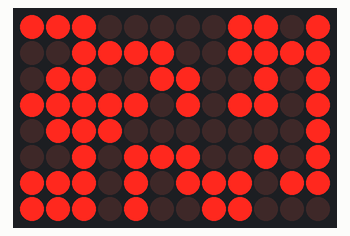
The sketch below on a simulated Arduino Uno R4 WiFi. Parts: 12×8 LED matrix. Random numbers use the default seed unless the sketch sets one.

Above: at 0.1 s.
At 4.1 s:
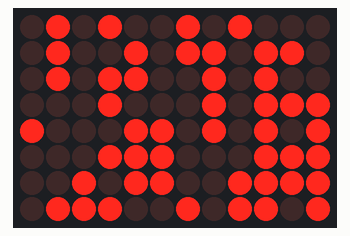
At 9.1 s:
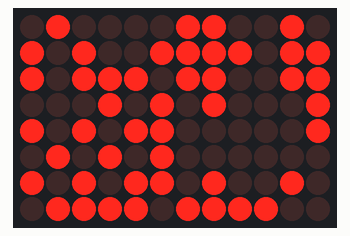
At 19.1 s:
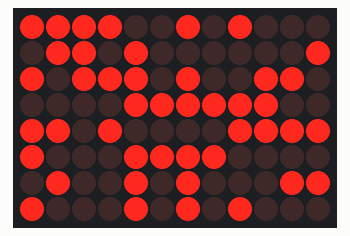
At 29.1 s:
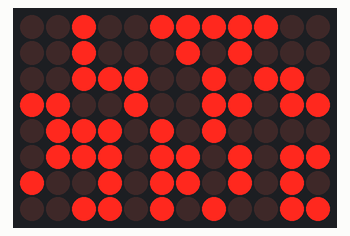
At 39.1 s:
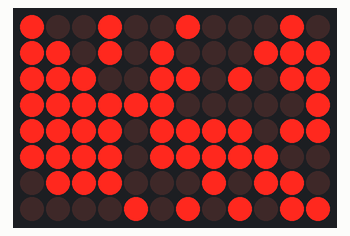

Measured:
- what the display in image 1 shows lasts 1.0 s, from 4.0 s to 5.0 s

The sketch:

uno_led.ino
```cpp
#include "Arduino_LED_Matrix.h"

ArduinoLEDMatrix matrix;

void setup() {
  Serial.begin(115200);
  matrix.begin();
}

void loop() {
  // put your main code here, to run repeatedly:
  byte frame[8][12] = {
    { 0, 0, 1, 1, 0, 0, 0, 1, 1, 0, 0, 0 },
    { 0, 1, 0, 0, 1, 0, 1, 0, 0, 1, 0, 0 },
    { 0, 1, 0, 0, 0, 1, 0, 0, 0, 1, 0, 0 },
    { 0, 0, 1, 0, 0, 0, 0, 0, 1, 0, 0, 0 },
    { 0, 0, 0, 1, 0, 0, 0, 1, 0, 0, 0, 0 },
    { 0, 0, 0, 0, 1, 0, 1, 0, 0, 0, 0, 0 },
    { 0, 0, 0, 0, 0, 1, 0, 0, 0, 0, 0, 0 },
    { 0, 0, 0, 0, 0, 0, 0, 0, 0, 0, 0, 0 }
  };
  for(int i=0; i<8; i++) {
    for(int j=0; j<12; j++) {
      frame[i][j] = rand()%2 == 1 ? 1 : 0;
    }
  }
  matrix.renderBitmap(frame, 8, 12);
  delay(1000);
}
```
